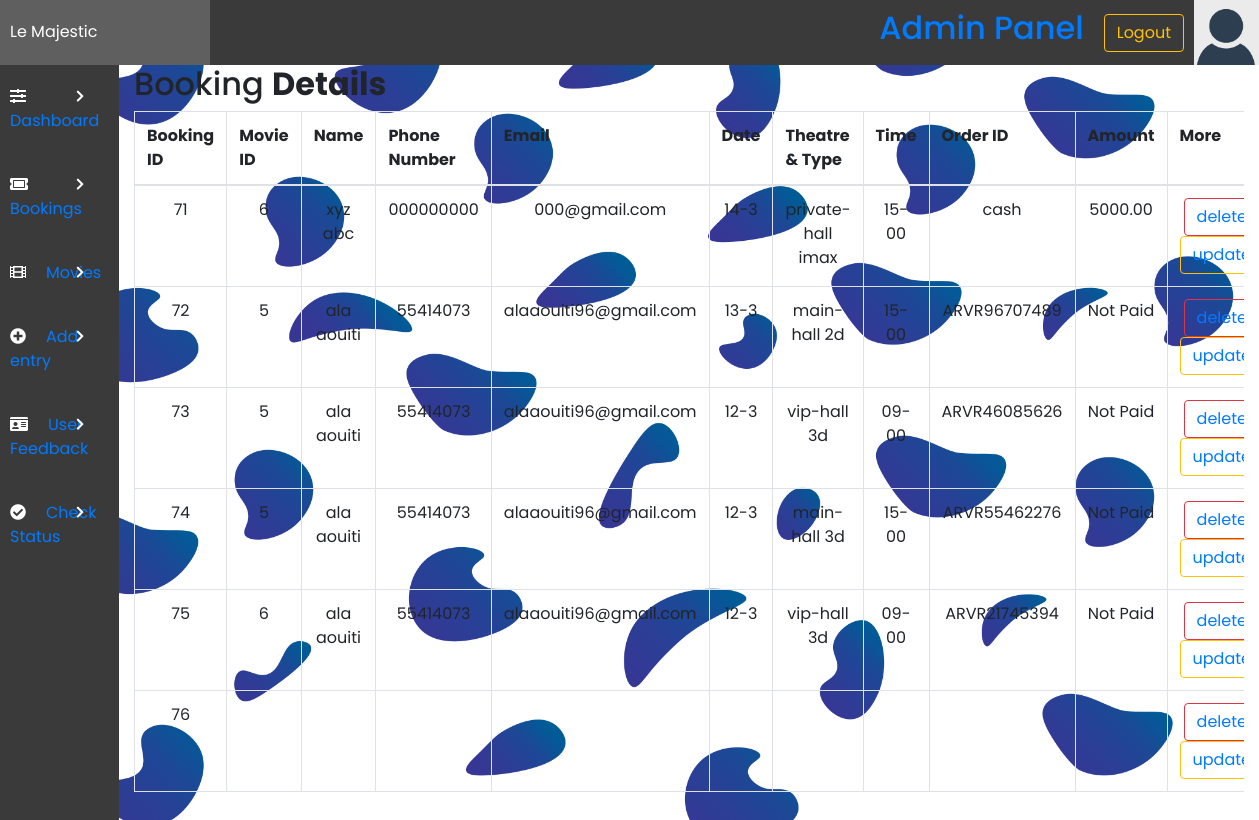
/admin/view.php (signed in), run on the app's committed database.
### tables this page shows
CREATE TABLE `bookingtable` (
  `bookingID` int(11) NOT NULL,
  `movieID` int(11) DEFAULT NULL,
  `bookingTheatre` varchar(100) NOT NULL,
  `bookingType` varchar(100) DEFAULT NULL,
  `bookingDate` varchar(50) NOT NULL,
  `bookingTime` varchar(50) NOT NULL,
  `bookingFName` varchar(100) NOT NULL,
  `bookingLName` varchar(100) DEFAULT NULL,
  `bookingPNumber` varchar(12) NOT NULL,
  `bookingEmail` varchar(255) NOT NULL,
  `amount` varchar(255) NOT NULL,
  `ORDERID` varchar(255) NOT NULL,
  `DATE-TIME` datetime NOT NULL DEFAULT current_timestamp(),
  `seat_id` int(11) NOT NULL
);

### admin/view.php (the view, shortened to what this page needs)
<?php
include "config.php";
?>
<!DOCTYPE html>
<html lang="en">
<head>
    <link rel="stylesheet" href="../style/styles.css">
    <link rel="stylesheet" href="https://use.fontawesome.com/releases/v5.7.2/css/all.css">
    <link rel="stylesheet" href="https://cdnjs.cloudflare.com/ajax/libs/twitter-bootstrap/4.5.2/css/bootstrap.css">
    <link rel="stylesheet" href="https://cdn.datatables.net/1.10.22/css/dataTables.bootstrap4.min.css">
    <link rel="stylesheet" href="https://maxcdn.bootstrapcdn.com/bootstrap/4.0.0/css/bootstrap.min.css">
</head>
<body>
    <?php include('header.php'); ?>
    <div class="admin-container">
        <?php include('sidebar.php'); ?>
        <div class="container-lg">
            <div class="table-responsive">
                <div class="table-wrapper">
                    <div class="table-title">
                        <div class="row">
                            <div class="col-sm-8">
                                <h2>Booking <b>Details</b></h2>
                            </div>
                        </div>
                    </div>
                    <table class="table table-bordered" id="dataTable" width="100%" cellspacing="0">
                        <tr>
                            <th>Booking ID</th>
                            <th>Movie ID</th>
                            <th>Name</th>
                            <th>Phone Number</th>
                            <th>Email</th>
                            <th>Date</th>
                            <th>Theatre & Type</th>
                            <th>Time</th>
                            <th>Order ID</th>
                            <th>Amount</th>
                            <th>More</th>
                        </tr>
                        <tbody>
                            <?php
                            $con = mysqli_connect($host, $user, $password, $dbname);
                            $select = "SELECT * FROM `bookingtable`";
                            $run = mysqli_query($con, $select);
                            while ($row = mysqli_fetch_array($run)) {
                                $bookingid = $row['bookingID'];
                                $movieID = $row['movieID'];
                                $bookingFName = $row['bookingFName'];
                                $bookingLName = $row['bookingLName'];
                                $mobile = $row['bookingPNumber'];
                                $email = $row['bookingEmail'];
                                $date = $row['bookingDate'];
                                $theatre = $row['bookingTheatre'];
                                $type = $row['bookingType'];
                                $time = $row['bookingTime'];
                                $ORDERID = $row['ORDERID'];
                                $amount = $row['amount'];
                            ?>
                                <tr align="center">
                                <td><?php echo $bookingid; ?></td>
                                    <td><?php echo $movieID; ?></td>
                                    <td><?php echo $bookingFName . ' ' . $bookingLName; ?></td>
                                    <td><?php echo $mobile; ?></td>
                                    <td><?php echo $email; ?></td>
                                    <td><?php echo $date; ?></td>
                                    <td><?php echo $theatre . ' ' . $type; ?></td>
                                    <td><?php echo $time; ?></td>
                                    <td><?php echo $ORDERID; ?></td>
                                    <td><?php echo $amount; ?></td>
                                    <td><button type="submit" type="button" class="btn btn-outline-danger"><?php echo  "<a href='deleteBooking.php?id=" . $row['bookingID'] . "' >delete</a>"; ?></button><button name="update"  type="submit" onclick="" type="button" class="btn btn-outline-warning"><?php echo  "<a href='editBooking.php?id=" . $row['bookingID'] . "'>update</a>"; ?></button></td>
                                </tr>
                            <?php }
                            ?>
                        </tbody>
                    </table>
                </div>
            </div>
        </div>
    </div>
</body>
</html>

### admin/header.php (shortened to what this page needs)
<div class="admin-section-header">
    <div class="admin-logo">
        Le Majestic
    </div>
    <div class="admin-login-info">
        <div style="padding: 0 20px;">
            <h2><a href="#">Admin Panel</a></h2>
        </div>
        <form method='post' action="">
            <input type="submit" value="Logout" class="btn btn-outline-warning" name="but_logout">
        </form>
        <img class="admin-user-avatar" src="../img/avatar.png" alt="">
    </div>
</div>

### admin/sidebar.php
<div class="admin-section admin-section1">
    <ul>
        <li><i class="fas fa-sliders-h"></i><a href="admin.php">Dashboard </a><i class="fas admin-dropdown fa-chevron-right"></i></li>
        <li><i class="fas fa-ticket-alt"></i><a href="view.php">Bookings</a> <i class="fas admin-dropdown fa-chevron-right"></i></li>
        <li><i class="fas fa-film"></i><a href="addmovie.php">Movies</a> <i class="fas admin-dropdown fa-chevron-right"></i></a></li>
        <li><i class="fas fa-plus-circle"></i><a href="add.php">Add entry</a> <i class="fas admin-dropdown fa-chevron-right"></i></a></li>
        <li><i class="fas fa-id-card"></i><a href="contactus.php">User Feedback</a> <i class="fas admin-dropdown fa-chevron-right"></i></a></li>
        <li><i class="fa fa-check-circle"></i><a href="../TxnStatus.php" target="_blank">Check Status</a> <i class="fas admin-dropdown fa-chevron-right"></i></a></li>
    </ul>
</div>

### style/styles.css (style rules this page uses)
body { background-image: url(../img/bg.png) ; background-position: center; background-size: cover; }
* { margin: 0; padding: 0; box-sizing: border-box; font-family: "poppins"; text-decoration: none; color: unset; }
.admin-dropdown { float: right; font-style: normal; margin-left: 3px; font-size: 13px; position: absolute; right: 15px; top: 25px; margin: 0; }
.admin-section-header { color: #fff; width: 100%; background-color: #3a3a3a; display: grid; grid-template-columns: 1fr 5fr; }
.admin-user-avatar { width: 65px; }
.admin-login-info { display: flex; align-items: center; justify-content: flex-end; }
.admin-login-info img { margin-left: 10px; }
.admin-logo { padding: 20px 10px; background-color: #5f5f5f; }
.admin-container { display: grid; grid-template-columns: 1fr 5fr; }
.admin-section1 { background-color: #3a3a3a; height: 100vh; }
.admin-section1 ul li { width: 100%; padding: 20px 10px; background-color: #3a3a3a; color: #fff; transition: all 0.3s ease; position: relative; cursor: pointer; }
.admin-section1 ul li i { margin-right: 20px; }

### data on the page
bookingtable: bookingID "71", movieID "6", bookingFName "xyz", bookingLName "abc", bookingPNumber "000000000", bookingEmail "000@gmail.com", bookingDate "14-3", bookingTheatre "private-hall", bookingType "imax", bookingTime "15-00", ORDERID "cash", amount "5000.00"
bookingtable: bookingID "72", movieID "5", bookingFName "ala", bookingLName "aouiti", bookingPNumber "55414073", bookingEmail "alaaouiti96@gmail.com", bookingDate "13-3", bookingTheatre "main-hall", bookingType "2d", bookingTime "15-00", ORDERID "ARVR96707489", amount "Not Paid"
bookingtable: bookingID "73", movieID "5", bookingFName "ala", bookingLName "aouiti", bookingPNumber "55414073", bookingEmail "alaaouiti96@gmail.com", bookingDate "12-3", bookingTheatre "vip-hall", bookingType "3d", bookingTime "09-00", ORDERID "ARVR46085626", amount "Not Paid"
bookingtable: bookingID "74", movieID "5", bookingFName "ala", bookingLName "aouiti", bookingPNumber "55414073", bookingEmail "alaaouiti96@gmail.com", bookingDate "12-3", bookingTheatre "main-hall", bookingType "3d", bookingTime "15-00", ORDERID "ARVR55462276", amount "Not Paid"
bookingtable: bookingID "75", movieID "6", bookingFName "ala", bookingLName "aouiti", bookingPNumber "55414073", bookingEmail "alaaouiti96@gmail.com", bookingDate "12-3", bookingTheatre "vip-hall", bookingType "3d", bookingTime "09-00", ORDERID "ARVR21745394", amount "Not Paid"
bookingtable: bookingID "76"
